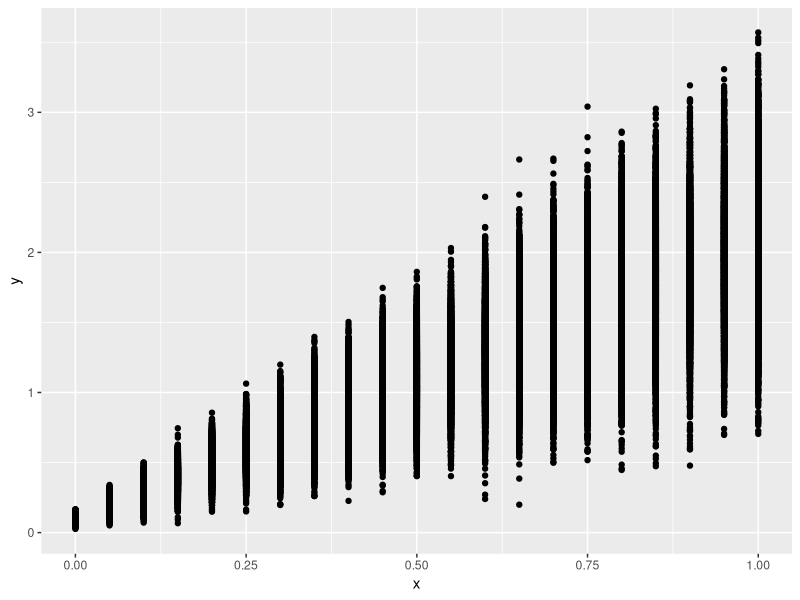

Here is the R script that generated this plot: (Note: this script raises an error after producing the figure.)
## ---- chunk 1
library(tidyverse)

list.files("R", full.names = TRUE) |>  walk(source)
## ---- chunk 2
X_SEQ <- seq(0, 1 , .01)
P1 <- .1
P2 <- 2
P3 <- .2
P3_P <- 0.4
## ---- chunk 3

mu_linear_fun <- function(p, x){
  p[1] + p[2] * x
}



r_lineal_vectorized_fun <- function(p, x) {
  mu <- mu_linear_fun(c(p[1], p[2]), x)
  noise <- rnorm(length(x), # we create as many samples as values of xs we have
                 mean = 0, 
                 sd = p[3]) # Let's use the third component for the noise
  noise_2 <- noise*mu #lo he hecho así, quizá está mal
  
  mu + noise_2
}


## ---- chunk 4

data_raw <- crossing(x = seq(0, 1, .05), n = 1:5000) |> 
  mutate(y = r_lineal_vectorized_fun(c(P1, P2, P3), x))

## ---- chunk 5

data_raw |> ggplot() + 
  geom_point(aes(x = x, y = y))

## ---- chunk 6
data <- data_raw |> group_by(x) |>  
  summarise(mean_y= mean(y), sd_y=sd(y)) |> 
  ungroup() |> 
  mutate(dmu = dmu(x, mean_y)) |> 
  drop_na() |> 
  mutate(delta = dmu/sd_y)
## ---- chunk 7
data |> ggplot() + geom_line(aes(x = x, y= mean_y))
## ---- chunk 8
data |> ggplot() + geom_line(aes(x= x, y= delta)) 
